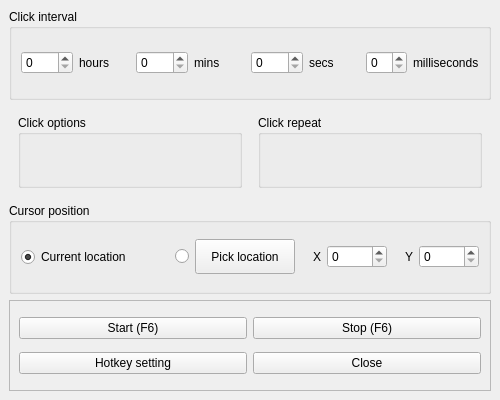
<?xml version="1.0" encoding="UTF-8"?>
<ui version="4.0">
 <class>main_window</class>
 <widget class="QMainWindow" name="main_window">
  <property name="geometry">
   <rect>
    <x>0</x>
    <y>0</y>
    <width>500</width>
    <height>400</height>
   </rect>
  </property>
  <property name="windowTitle">
   <string>Auto_clicker_py</string>
  </property>
  <property name="windowIcon">
   <iconset>
    <normaloff>../../assets/img/icon.ico</normaloff>../../assets/img/icon.ico</iconset>
  </property>
  <widget class="QWidget" name="main_centralwidget">
   <property name="minimumSize">
    <size>
     <width>500</width>
     <height>400</height>
    </size>
   </property>
   <property name="maximumSize">
    <size>
     <width>500</width>
     <height>400</height>
    </size>
   </property>
   <layout class="QVBoxLayout" name="verticalLayout">
    <item>
     <widget class="QGroupBox" name="click_interval_groupBox">
      <property name="enabled">
       <bool>true</bool>
      </property>
      <property name="title">
       <string notr="true">Click interval</string>
      </property>
      <layout class="QHBoxLayout" name="horizontalLayout_3">
       <item>
        <layout class="QHBoxLayout" name="horizontalLayout_2">
         <item>
          <widget class="QSpinBox" name="spinBox"/>
         </item>
         <item>
          <widget class="QLabel" name="label">
           <property name="text">
            <string>hours</string>
           </property>
          </widget>
         </item>
        </layout>
       </item>
       <item>
        <layout class="QHBoxLayout" name="horizontalLayout_4">
         <item>
          <widget class="QSpinBox" name="spinBox_2"/>
         </item>
         <item>
          <widget class="QLabel" name="label_2">
           <property name="text">
            <string>mins</string>
           </property>
          </widget>
         </item>
        </layout>
       </item>
       <item>
        <layout class="QHBoxLayout" name="horizontalLayout_5">
         <item>
          <widget class="QSpinBox" name="spinBox_3"/>
         </item>
         <item>
          <widget class="QLabel" name="label_3">
           <property name="text">
            <string>secs</string>
           </property>
          </widget>
         </item>
        </layout>
       </item>
       <item>
        <layout class="QHBoxLayout" name="horizontalLayout_6">
         <item>
          <widget class="QSpinBox" name="spinBox_4"/>
         </item>
         <item>
          <widget class="QLabel" name="label_4">
           <property name="text">
            <string>milliseconds</string>
           </property>
          </widget>
         </item>
        </layout>
       </item>
      </layout>
     </widget>
    </item>
    <item>
     <widget class="QFrame" name="click_params_frame">
      <layout class="QHBoxLayout" name="horizontalLayout">
       <item>
        <widget class="QGroupBox" name="click_options_groupBox">
         <property name="title">
          <string>Click options</string>
         </property>
        </widget>
       </item>
       <item>
        <spacer name="click_params_horizontalSpacer">
         <property name="orientation">
          <enum>Qt::Horizontal</enum>
         </property>
         <property name="sizeType">
          <enum>QSizePolicy::Fixed</enum>
         </property>
         <property name="sizeHint" stdset="0">
          <size>
           <width>10</width>
           <height>20</height>
          </size>
         </property>
        </spacer>
       </item>
       <item>
        <widget class="QGroupBox" name="click_repeat_groupBox">
         <property name="title">
          <string>Click repeat</string>
         </property>
        </widget>
       </item>
      </layout>
     </widget>
    </item>
    <item>
     <widget class="QGroupBox" name="cursor_position_groupBox">
      <property name="enabled">
       <bool>true</bool>
      </property>
      <property name="title">
       <string notr="true">Cursor position</string>
      </property>
      <layout class="QHBoxLayout" name="horizontalLayout_7">
       <item>
        <widget class="QRadioButton" name="radioButton_2">
         <property name="maximumSize">
          <size>
           <width>150</width>
           <height>16777215</height>
          </size>
         </property>
         <property name="text">
          <string>Current location</string>
         </property>
         <property name="checked">
          <bool>true</bool>
         </property>
        </widget>
       </item>
       <item>
        <layout class="QHBoxLayout" name="horizontalLayout_8">
         <item>
          <widget class="QRadioButton" name="radioButton">
           <property name="maximumSize">
            <size>
             <width>15</width>
             <height>16777215</height>
            </size>
           </property>
           <property name="baseSize">
            <size>
             <width>30</width>
             <height>0</height>
            </size>
           </property>
           <property name="text">
            <string/>
           </property>
          </widget>
         </item>
         <item>
          <widget class="QPushButton" name="pushButton">
           <property name="minimumSize">
            <size>
             <width>100</width>
             <height>35</height>
            </size>
           </property>
           <property name="text">
            <string>Pick location</string>
           </property>
          </widget>
         </item>
         <item>
          <layout class="QHBoxLayout" name="horizontalLayout_9">
           <item>
            <widget class="QLabel" name="label_5">
             <property name="minimumSize">
              <size>
               <width>20</width>
               <height>0</height>
              </size>
             </property>
             <property name="maximumSize">
              <size>
               <width>20</width>
               <height>16777215</height>
              </size>
             </property>
             <property name="text">
              <string>X</string>
             </property>
             <property name="alignment">
              <set>Qt::AlignRight|Qt::AlignTrailing|Qt::AlignVCenter</set>
             </property>
            </widget>
           </item>
           <item>
            <widget class="QSpinBox" name="spinBox_5">
             <property name="minimumSize">
              <size>
               <width>60</width>
               <height>0</height>
              </size>
             </property>
             <property name="maximumSize">
              <size>
               <width>60</width>
               <height>16777215</height>
              </size>
             </property>
            </widget>
           </item>
          </layout>
         </item>
         <item>
          <layout class="QHBoxLayout" name="horizontalLayout_10">
           <item>
            <widget class="QLabel" name="label_6">
             <property name="minimumSize">
              <size>
               <width>20</width>
               <height>0</height>
              </size>
             </property>
             <property name="maximumSize">
              <size>
               <width>20</width>
               <height>16777215</height>
              </size>
             </property>
             <property name="text">
              <string>Y</string>
             </property>
             <property name="alignment">
              <set>Qt::AlignRight|Qt::AlignTrailing|Qt::AlignVCenter</set>
             </property>
            </widget>
           </item>
           <item>
            <widget class="QSpinBox" name="spinBox_6">
             <property name="minimumSize">
              <size>
               <width>60</width>
               <height>0</height>
              </size>
             </property>
             <property name="maximumSize">
              <size>
               <width>60</width>
               <height>16777215</height>
              </size>
             </property>
            </widget>
           </item>
          </layout>
         </item>
        </layout>
       </item>
      </layout>
     </widget>
    </item>
    <item>
     <widget class="QFrame" name="buttons_frame">
      <property name="frameShape">
       <enum>QFrame::StyledPanel</enum>
      </property>
      <property name="frameShadow">
       <enum>QFrame::Raised</enum>
      </property>
      <layout class="QGridLayout" name="gridLayout">
       <item row="0" column="1">
        <widget class="QPushButton" name="stop_button">
         <property name="text">
          <string>Stop (F6)</string>
         </property>
        </widget>
       </item>
       <item row="0" column="0">
        <widget class="QPushButton" name="start_button">
         <property name="text">
          <string>Start (F6)</string>
         </property>
        </widget>
       </item>
       <item row="1" column="0">
        <widget class="QPushButton" name="hotkey_setting_button">
         <property name="text">
          <string>Hotkey setting</string>
         </property>
        </widget>
       </item>
       <item row="1" column="1">
        <widget class="QPushButton" name="close_button">
         <property name="text">
          <string>Close</string>
         </property>
        </widget>
       </item>
      </layout>
     </widget>
    </item>
   </layout>
  </widget>
 </widget>
 <resources/>
 <connections/>
</ui>
